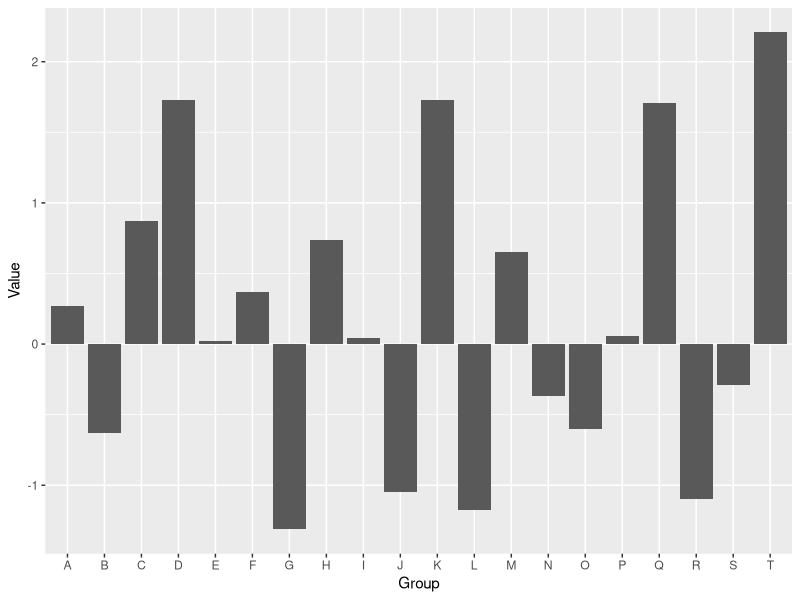
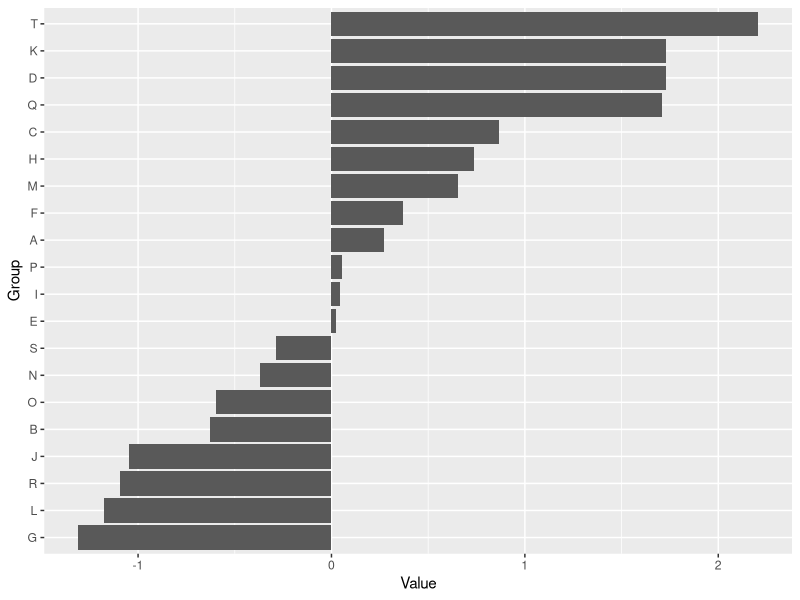

The R source for these figures, in order: (Note: this script raises an error after producing the figures.)


# Data 
set.seed(6)
df <- data.frame(group = LETTERS[1:20],
                 value = rnorm(20))


# install.packages("ggplot2")
library(ggplot2)

# ---Default diverging bar chart in ggplot2

ggplot(df, aes(x = group, y = value)) +
  geom_bar(stat = "identity",
           show.legend = FALSE) + # Remove the legend
  xlab("Group") +
  ylab("Value") 


# ---Reorder the values

# Note that for better visualization it is recommended to reorder the bars based on the 
# value they represent. For that purpose you can use the reorder function as shown below.

ggplot(df, aes(x = reorder(group,value), y = value)) +
  geom_bar(stat = "identity",
           show.legend = FALSE) + # Remove the legend
  xlab("Group") +
  ylab("Value") +
  coord_flip()



# Adding text for each bar (vertical text)
ggplot(df, aes(x = reorder(group, value), y = value)) +
  geom_bar(stat = "identity",
           show.legend = FALSE) +
  geom_text(aes(label = round(value, 1),
                angle = 90,
                hjust = ifelse(value < 0, 1.25, -0.25),
                vjust = 0.5),
            size = 3) +
  xlab("Group") +
  ylab("Value") + 
  scale_y_continuous(limits = c(min(df$value) - 0.2,
                                max(df$value) + 0.2))+
  theme_bw()+
theme_classic()+
  theme_alluvial()


# ========================== Withou flipping keeping the basic bar chart 

library(ggplot2)


ggplot(df, aes(x = reorder(group, value), y = value)) +
  geom_bar(stat = "identity",fill=4,
           show.legend = FALSE) +
  geom_text(aes(label = round(value, 1),
                hjust =   0.5,
            vjust = ifelse(value < 0, 1.5, -1)), 
            size = 2.5) +
  xlab("Group") +
  ylab("Value") +
  scale_y_continuous(limits = c(min(df$value) - 0.2,
                                max(df$value) + 0.2)) +
  theme_bw()+
  theme_classic()+
  theme_alluvial()+
  theme(axis.text.x = element_text(angle = 90,#---- x axis i.e. group value rotate to 90 degree
                                   hjust = 1,
                                   vjust = 0.5))


# ============================ After flipping to adjust the value on the bar 

# install.packages("ggplot2")
library(ggplot2)

ggplot(df, aes(x = reorder(group, value), y = value)) +
  geom_bar(stat = "identity",fill=4,
           show.legend = FALSE) +
  geom_text(aes(label = round(value, 1),
                hjust =   ifelse(value < 0, 1.5, -1)),
                vjust = 0.5, 
            size = 2.5) +
  xlab("Group") +
  ylab("Value") +
  scale_y_continuous(limits = c(min(df$value) - 0.2,
                                max(df$value) + 0.2)) +
  coord_flip()+
  theme_bw()+
  theme_classic()+
  theme_alluvial()+
  theme(axis.text.x = element_text(angle = 90,#---- x axis i.e. group value rotate to 90 degree
                                   hjust = 1,
                                   vjust = 0.5))


# 

# ============================  Color based on value

# install.packages("ggplot2")
library(ggplot2)


# Color based on value
color <- ifelse(df$value < 0, "pink", "lightblue")


ggplot(df, aes(x = reorder(group, value), y = value)) +
  geom_bar(stat = "identity",fill= color,
           show.legend = FALSE) +
  geom_text(aes(label = round(value, 1),
                hjust =   ifelse(value < 0, 1.5, -1)),
            vjust = 0.5, 
            size = 2.5) +
  xlab("Group") +
  ylab("Value") +
  scale_y_continuous(limits = c(min(df$value) - 0.2,
                                max(df$value) + 0.2)) +
  coord_flip()+
  theme_bw()+
  theme_classic()+
  theme_alluvial()+
  theme(axis.text.x = element_text(angle = 90,#---- x axis i.e. group value rotate to 90 degree
                                   hjust = 1,
                                   vjust = 0.5))

# ============================  Color based on value is name of the bar or catagory name 

# install.packages("ggplot2")
library(ggplot2)


# Color based on value
color <- ifelse(df$value < 0, "pink", "lightblue")


ggplot(df, aes(x = reorder(group, value), y = value)) +
  geom_bar(stat = "identity",fill= color,
           show.legend = FALSE) +
  geom_text(aes(label = group, # Text with groups
                hjust = ifelse(value < 0, 1.5, -1),
                vjust = 0.5), size = 2.5) +

  xlab("Group") +
  ylab("Value") +
  scale_y_continuous(limits = c(min(df$value) - 0.2,
                                max(df$value) + 0.2)) +
  coord_flip()+
  theme_bw()+
  theme_classic()+
  theme_alluvial()+
  theme(axis.text.x = element_text(angle = 90,#---- x axis i.e. group value rotate to 90 degree
                                   hjust = 1,
                                   vjust = 0.5))
